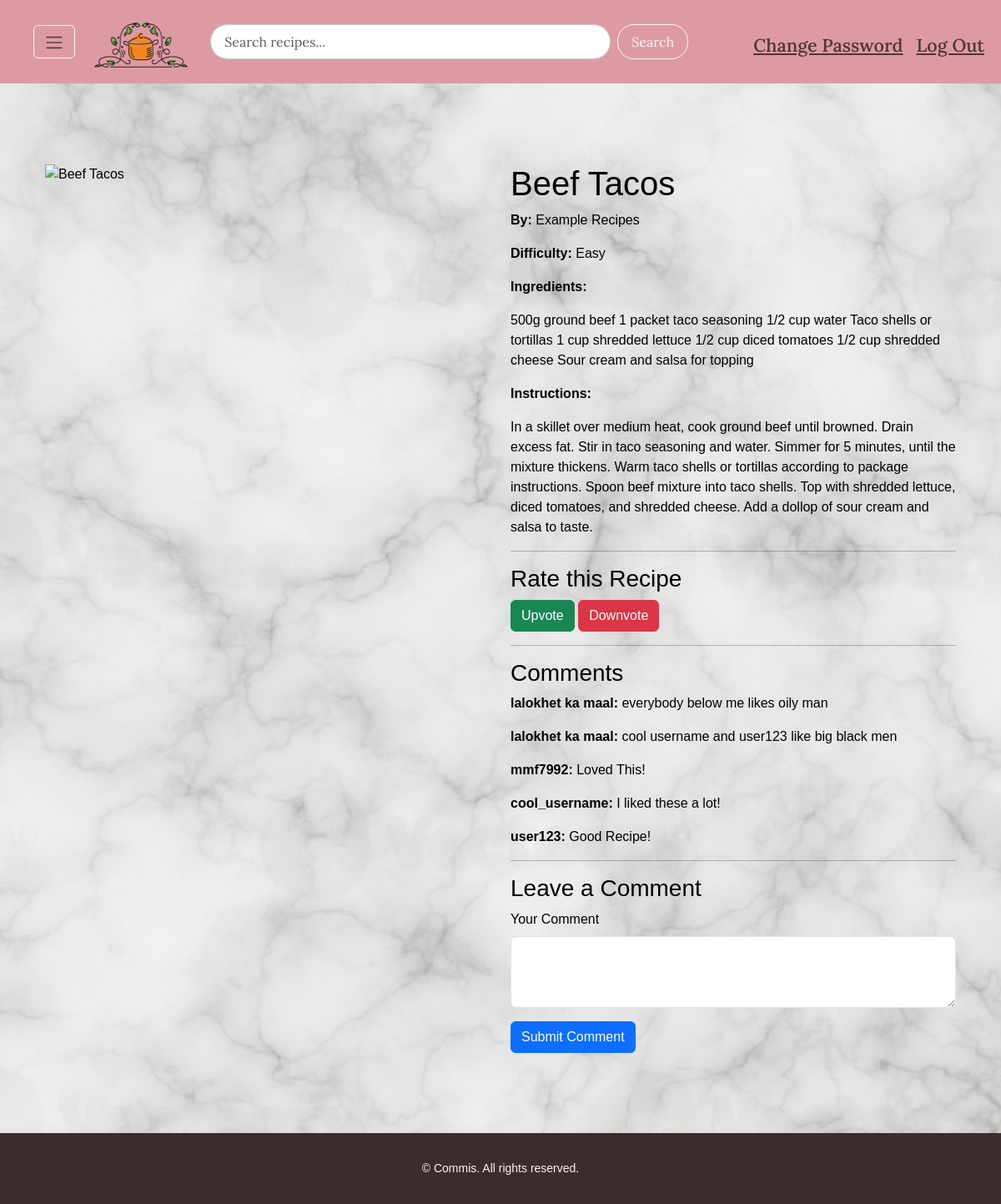
The app's page /recipe/4 (signed in) with its own data.
### tables this page shows
CREATE TABLE recipes (
    recipe_id INTEGER PRIMARY KEY,
    user_id INTEGER,
    title TEXT NOT NULL,
    ingredients TEXT NOT NULL,
    instructions TEXT NOT NULL,
    difficulty TEXT,
    image_url TEXT,
    FOREIGN KEY (user_id) REFERENCES users(user_id)
);

CREATE TABLE users (
    user_id INTEGER PRIMARY KEY,
    username TEXT UNIQUE NOT NULL,
    password_hash TEXT NOT NULL
);

CREATE TABLE comments (
    comment_id INTEGER PRIMARY KEY,
    user_id INTEGER,
    recipe_id INTEGER,
    comment TEXT NOT NULL,
    rating INTEGER DEFAULT 0,
    FOREIGN KEY (user_id) REFERENCES users(user_id),
    FOREIGN KEY (recipe_id) REFERENCES recipes(recipe_id)
);

### app.py (the view, shortened to what this page needs)
@app.route("/recipe/<int:recipe_id>", methods=["GET", "POST"])
@login_required
def recipe(recipe_id):
    recipe = db.execute("""
        SELECT r.recipe_id, r.title, r.difficulty, r.image_url, r.ingredients, r.instructions, u.username
        FROM recipes r
        JOIN users u ON r.user_id = u.user_id
        WHERE r.recipe_id = ?
    """, recipe_id)
    if not recipe:
        return apology("Recipe not found", 404)
    recipe = recipe[0]
    comments = db.execute("""
        SELECT c.comment, c.rating, u.username
        FROM comments c
        JOIN users u ON c.user_id = u.user_id
        WHERE c.recipe_id = ?
        ORDER BY c.comment_id DESC
    """, recipe_id)
    average_rating = db.execute("""
        SELECT SUM(r.rating) as avg_rating
        FROM ratings r
        WHERE r.recipe_id = ?
    """, recipe_id)[0]["avg_rating"]
    db.execute("INSERT INTO history (user_id, recipe_id) VALUES (?, ?)", session["user_id"], recipe_id)
    return render_template("recipe.html", recipe=recipe, comments=comments, average_rating=average_rating)

### app.py (called while the page is built)
@app.after_request
def after_request(response):
    response.headers["Cache-Control"] = "no-cache, no-store, must-revalidate"
    response.headers["Expires"] = 0
    response.headers["Pragma"] = "no-cache"
    return response

### helpers.py (called while the page is built)
def login_required(f):
    @wraps(f)
    def decorated_function(*args, **kwargs):
        if session.get("user_id") is None:
            return redirect("/login")
        return f(*args, **kwargs)
    return decorated_function

### templates/recipe.html (shortened to what this page needs)
{% extends "layout.html" %}
{% block main %}
    <div class="container my-5" style="Color: Black">
        <div class="row">
            <div class="col-md-6">
                <img src="{{ url_for('static', filename=recipe.image_url.split('static/proj')[1]) }}" alt="{{ recipe.title }}" class="img-fluid">
            </div>
            <div class="col-md-6">
                <h1>{{ recipe.title }}</h1>
                <p><strong>By:</strong> {{ recipe.username }}</p>
                <p><strong>Difficulty:</strong> {{ recipe.difficulty }}</p>
                <p><strong>Ingredients:</strong></p>
                <p>{{ recipe.ingredients }}</p>
                <p><strong>Instructions:</strong></p>
                <p>{{ recipe.instructions }}</p>
                <hr>
                <h3>Rate this Recipe</h3>
                <form action="/recipe/{{ recipe.recipe_id }}" method="post">
                    <button type="submit" name="upvote" class="btn btn-success">Upvote</button>
                    <button type="submit" name="downvote" class="btn btn-danger">Downvote</button>
                </form>
                <hr>
                <h3>Comments</h3>
                {% for comment in comments %}
                <div class="comment">
                    <p><strong>{{ comment.username }}:</strong> {{ comment.comment }}</p>
                </div>
                {% endfor %}
                <hr>
                <h3>Leave a Comment</h3>
                <form action="/recipe/{{ recipe.recipe_id }}" method="post">
                    <div class="mb-3">
                        <label for="comment" class="form-label">Your Comment</label>
                        <textarea class="form-control" id="comment" name="comment" rows="3" required></textarea>
                    </div>
                    <button type="submit" class="btn btn-primary">Submit Comment</button>
                </form>
            </div>
        </div>
    </div>
{% endblock %}

### static/styles.css (style rules this page uses)
html, body { height: 100%; margin: 0; }
body { background-image: url('/static/marble.jpg'); background-size: cover; background-position: center; background-repeat: no-repeat; background-attachment: fixed; }
body { background-color: #f4f4f9; color: #000000; margin: 0; padding: 0; font-family: Arial, sans-serif; }

### records on screen
recipes: title "Beef Tacos", difficulty "Easy", ingredients "500g ground beef 1 packet taco seasoning 1/2 cup water Taco shells or tortillas 1 cup shredded lettuce 1/2 cup diced tomatoes 1/2 cup shredded cheese Sour cream and salsa for topping", instructions "In a skillet over medium heat, cook ground beef until browned. Drain excess fat. Stir in taco seasoning and water. Simmer for 5 minutes, until the mixture thickens. Warm taco shells or tortillas according to package instructions. Spoon beef mixture into taco shells. Top with shredded lettuce, diced tomatoes, and shredded cheese. Add a dollop of sour cream and salsa to taste."
users: username "Example Recipes"
comments: username "lalokhet ka maal", comment "everybody below me likes oily man"
comments: username "lalokhet ka maal", comment "cool username and user123 like big black men"
comments: username "mmf7992", comment "Loved This!"
comments: username "cool_username", comment "I liked these a lot!"
comments: username "user123", comment "Good Recipe!"
